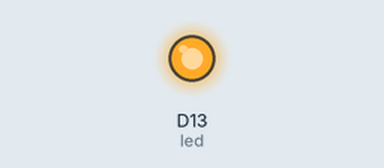
Bench run of a program on a simulated CircuitPython board. On the bench: output pins drawn as LEDs (lit = HIGH).

Above: at 3.0 s.
At 8.5 s:
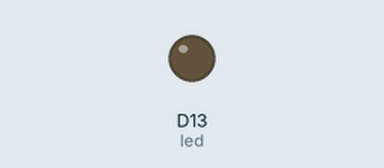
Timing chart, 0 to 14.5 s (numbered marks = the images above):
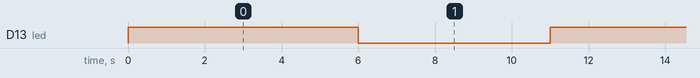

The program:

APP_fibre_optique_envoi.py
```python
# -------------------------------------------
#
#  APP_fibre_optique_envoi
#
#  Envoi de données série par fibre optique
#
#  Olivier Boesch (c) 2020
#
# -------------------------------------------


# --------------- imports -------------------
import board  # définition des broches
import busio  # bus série
from digitalio import DigitalInOut, Direction  # entrées / sorties digitales
import time  # gestion du temps

# -------------- paramètres -----------------
# choisir une valeur dans la plage admise ( https://fr.wikipedia.org/wiki/UART#Vitesse_de_transmission )
# on peut choisir plus lent (en deça de 55 baud -> risque de plantage par saturation du buffer)
serial_speed = 55

# --------------- setup ---------------------
led = DigitalInOut(board.D13)  # led embarquée
led.direction = Direction.OUTPUT  # configuration en sortie
uart = busio.UART(board.TX, board.RX, baudrate=serial_speed)  # bus série (vitesse modifiable)

# ---------------- boucle (loop) ------------
while True:
    led.value = True  # allumage de la led embarquée -> début de transmission
    s = "Ceci est un test d'envoi {:f}".format(time.monotonic())  # envoi du temps interne
    data = uart.write(s.encode('utf-8'))  # encodage et envoi
    led.value = False  # extinction de la led embarquée -> fin de transmission
    time.sleep(5)  # attendre avant l'envoi du prochain message
```

Measured:
- by itself, D13 (led): alternates HIGH for 6.2 s and LOW for 5.0 s
